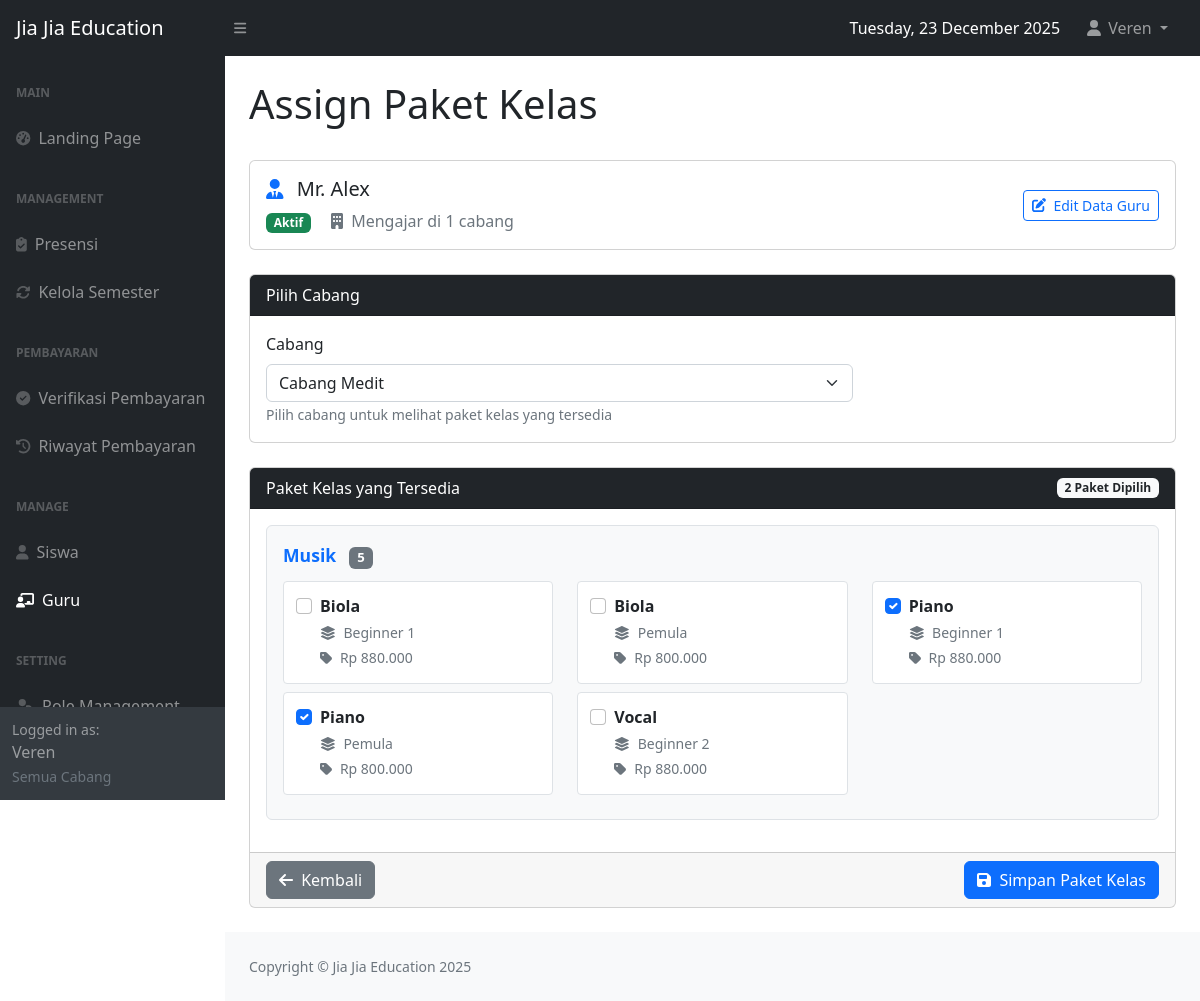
/assignpaket.php?id=10 (signed in), run on the app's committed database.
### tables this page shows
CREATE TABLE `guru` (
  `guru_id` int(11) NOT NULL,
  `nama_guru` varchar(100) NOT NULL,
  `status` enum('aktif','nonaktif','cuti') NOT NULL
);

CREATE TABLE `datales` (
  `datales_id` int(11) NOT NULL,
  `jenistingkat_id` int(11) NOT NULL,
  `cabang_id` int(11) NOT NULL,
  `harga` int(11) NOT NULL
);

CREATE TABLE `jenisles` (
  `jenisles_id` int(11) NOT NULL,
  `name` varchar(100) NOT NULL
);

CREATE TABLE `tipeles` (
  `tipeles_id` int(11) NOT NULL,
  `jenisles_id` int(11) NOT NULL,
  `name` varchar(100) NOT NULL,
  `jumlahpertemuan` int(11) NOT NULL
);

CREATE TABLE `jenistingkat` (
  `jenistingkat_id` int(11) NOT NULL,
  `tipeles_id` int(11) NOT NULL,
  `nama_jenistingkat` varchar(100) NOT NULL
);

### check_login.php (called while the page is built, shortened)
<?php
function getUserFullName() {
    return $_SESSION['full_name'] ?? 'User';
}
?>

### assignpaket.php (the view, shortened to what this page needs)
<?php
require 'check_login.php';
require 'config.php';
$current_user_name = getUserFullName();
$current_user_cabang_name = $_SESSION['cabang_name'] ?? 'Semua Cabang';
$guru_id = (int)$_GET['id'];
try {
    $stmt = $conn->prepare("SELECT guru_id, nama_guru, status FROM guru WHERE guru_id = ?");
    $stmt->bind_param("i", $guru_id);
    $stmt->execute();
    $result = $stmt->get_result();
    $guru_data = $result->fetch_assoc();
} catch (Exception $e) {
    error_log("Database error: " . $e->getMessage());
    header("Location: guru.php?error=database");
    exit();
}
$guru_cabang_list = [];
try {
    $stmt = $conn->prepare("SELECT c.cabang_id, c.nama_cabang
                            FROM cabangguru cg
                            JOIN cabang c ON cg.cabang_id = c.cabang_id
                            WHERE cg.guru_id = ?
                            ORDER BY c.nama_cabang ASC");
    $stmt->bind_param("i", $guru_id);
    $stmt->execute();
    $result = $stmt->get_result();
    while ($row = $result->fetch_assoc()) {
        $guru_cabang_list[] = $row;
    }
} catch (Exception $e) {
    error_log("Error loading cabang: " . $e->getMessage());
}
$selected_cabang_id = null;
if (isset($_GET['selected_cabang_id']) && !empty($_GET['selected_cabang_id'])) {
    $selected_cabang_id = (int)$_GET['selected_cabang_id'];
} elseif (!empty($guru_cabang_list)) {
    $selected_cabang_id = $guru_cabang_list[0]['cabang_id'];
}
$available_paket = [];
if ($selected_cabang_id) {
    try {
        $query = "SELECT d.datales_id,
                         jl.name as nama_jenisles,
                         tl.name as nama_tipe,
                         jt.nama_jenistingkat,
                         d.harga
                  FROM datales d
                  JOIN jenistingkat jt ON d.jenistingkat_id = jt.jenistingkat_id
                  JOIN tipeles tl ON jt.tipeles_id = tl.tipeles_id
                  JOIN jenisles jl ON tl.jenisles_id = jl.jenisles_id
                  WHERE d.cabang_id = ?
                  ORDER BY jl.name ASC, tl.name ASC, jt.nama_jenistingkat ASC";
        $stmt = $conn->prepare($query);
        $stmt->bind_param("i", $selected_cabang_id);
        $stmt->execute();
        $result = $stmt->get_result();
        while ($row = $result->fetch_assoc()) {
            $available_paket[] = $row;
        }
    } catch (Exception $e) {
        error_log("Error loading paket: " . $e->getMessage());
    }
}
$assigned_paket_ids = [];
if ($selected_cabang_id) {
    try {
        $stmt = $conn->prepare("SELECT datales_id FROM guru_datales
                                WHERE guru_id = ? AND cabang_id = ?");
        $stmt->bind_param("ii", $guru_id, $selected_cabang_id);
        $stmt->execute();
        $result = $stmt->get_result();
        while ($row = $result->fetch_assoc()) {
            $assigned_paket_ids[] = $row['datales_id'];
        }
    } catch (Exception $e) {
        error_log("Error loading assigned paket: " . $e->getMessage());
    }
}
$grouped_paket = [];
foreach ($available_paket as $paket) {
    $jenisles = $paket['nama_jenisles'];
    if (!isset($grouped_paket[$jenisles])) {
        $grouped_paket[$jenisles] = [];
    }
    $grouped_paket[$jenisles][] = $paket;
}
?>
<!DOCTYPE html>
<html lang="en">
<head>
    <link href="css/styles.css" rel="stylesheet" />
</head>
<body class="sb-nav-fixed">
    <nav class="sb-topnav navbar navbar-expand navbar-dark bg-dark">
        <a class="navbar-brand ps-3" href="index.php">Jia Jia Education</a>
        <button class="btn btn-link btn-sm order-1 order-lg-0 me-4 me-lg-0" id="sidebarToggle"><i class="fas fa-bars"></i></button>
        <ul class="navbar-nav ms-auto ms-md-0 me-3 me-lg-4">
            <li class="nav-item d-none d-md-flex align-items-center me-3">
                <span class="text-white">
                    <?php
                    echo strftime("%A, %d %B %Y");
                    ?>
                </span>
            </li>
            <li class="nav-item dropdown">
                <a class="nav-link dropdown-toggle" id="navbarDropdown" href="#" role="button" data-bs-toggle="dropdown" aria-expanded="false">
                    <i class="fas fa-user fa-fw"></i> <?php echo htmlspecialchars($current_user_name); ?>
                </a>
            </li>
        </ul>
    </nav>
    <div id="layoutSidenav">
        <div id="layoutSidenav_nav">
            <nav class="sb-sidenav accordion sb-sidenav-dark">
                <div class="sb-sidenav-menu">
                    <div class="nav">
                        <div class="sb-sidenav-menu-heading">Main</div>
                        <a class="nav-link" href="index.php">
                            <div class="sb-nav-link-icon"><i class="fas fa-tachometer-alt"></i></div>
                            Landing Page
                        </a>
                        <div class="sb-sidenav-menu-heading">Management</div>
                        <a class="nav-link" href="absensi.php">
                            <div class="sb-nav-link-icon"><i class="fas fa-clipboard-check"></i></div>
                            Presensi
                        </a>
                        <a class="nav-link" href="kelola_semester.php">
                            <div class="sb-nav-link-icon"><i class="fas fa-sync-alt"></i></div>
                            Kelola Semester
                        </a>
                        <div class="sb-sidenav-menu-heading">Pembayaran</div>
                        <a class="nav-link" href="verifikasi_pembayaran.php">
                            <div class="sb-nav-link-icon"><i class="fas fa-check-circle"></i></div>
                            Verifikasi Pembayaran
                        </a>
                        <a class="nav-link" href="riwayat_pembayaran.php">
                            <div class="sb-nav-link-icon"><i class="fas fa-history"></i></div>
                            Riwayat Pembayaran
                        </a>
                        <div class="sb-sidenav-menu-heading">Manage</div>
                        <a class="nav-link" href="siswa.php">
                            <div class="sb-nav-link-icon"><i class="fas fa-user"></i></div>
                            Siswa
                        </a>
                        <a class="nav-link active" href="guru.php">
                            <div class="sb-nav-link-icon"><i class="fas fa-chalkboard-teacher"></i></div>
                            Guru
                        </a>
                        <div class="sb-sidenav-menu-heading">Setting</div>
                        <a class="nav-link" href="role.php">
                            <div class="sb-nav-link-icon"><i class="fas fa-user-tag"></i></div>
                            Role Management
                        </a>
                    </div>
                </div>
                <div class="sb-sidenav-footer">
                    <div class="small">Logged in as:</div>
                    <?php echo htmlspecialchars($current_user_name); ?><br>
                    <small class="text-muted"><?php echo htmlspecialchars($current_user_cabang_name); ?></small>
                </div>
            </nav>
        </div>
        <div id="layoutSidenav_content">
            <main>
                <div class="container-fluid px-4">
                    <h1 class="mt-4">Assign Paket Kelas</h1>
                    <br>
                    <div class="card mb-4">
                        <div class="card-body">
                            <div class="row align-items-center">
                                <div class="col-md-8">
                                    <h5 class="mb-2">
                                        <i class="fas fa-user-tie text-primary me-2"></i>
                                        <?php echo htmlspecialchars($guru_data['nama_guru']); ?>
                                    </h5>
                                    <p class="mb-0 text-muted">
                                        <span class="badge bg-<?php echo ($guru_data['status'] == 'aktif') ? 'success' : ($guru_data['status'] == 'cuti' ? 'warning' : 'secondary'); ?>">
                                            <?php echo htmlspecialchars(ucfirst($guru_data['status'])); ?>
                                        </span>
                                        <span class="ms-3">
                                            <i class="fas fa-building me-1"></i>
                                            Mengajar di <?php echo count($guru_cabang_list); ?> cabang
                                        </span>
                                    </p>
                                </div>
                                <div class="col-md-4 text-end">
                                    <a href="editguru.php?id=<?php echo $guru_id; ?>" class="btn btn-outline-primary btn-sm">
                                        <i class="fas fa-edit me-1"></i> Edit Data Guru
                                    </a>
                                </div>
                            </div>
                        </div>
                    </div>
                    <?php if (!empty($guru_cabang_list)): ?>
                    <div class="card mb-4">
                        <div class="card-header bg-dark text-white">
                            Pilih Cabang
                        </div>
                        <div class="card-body">
                            <form method="GET" id="formSelectCabang">
                                <div class="row align-items-end">
                                    <div class="col-md-8">
                                        <label class="form-label">Cabang</label>
                                        <select class="form-select" name="selected_cabang_id" id="selectCabang" onchange="this.form.submit()">
                                            <?php foreach ($guru_cabang_list as $cabang): ?>
                                            <option value="<?php echo $cabang['cabang_id']; ?>"
                                                    <?php echo ($selected_cabang_id == $cabang['cabang_id']) ? 'selected' : ''; ?>>
                                                <?php echo htmlspecialchars($cabang['nama_cabang']); ?>
                                            </option>
                                            <?php endforeach; ?>
                                        </select>
                                        <small class="text-muted">Pilih cabang untuk melihat paket kelas yang tersedia</small>
                                    </div>
                                </div>
                            </form>
                        </div>
                    </div>
                    <?php if ($selected_cabang_id && !empty($available_paket)): ?>
                    <form method="POST" id="formAssignPaket">
                        <div class="card mb-4">
                            <div class="card-header bg-dark text-white d-flex justify-content-between align-items-center">
                                <span>
                                    Paket Kelas yang Tersedia
                                </span>
                                <span class="badge bg-light text-dark" id="selectedCount">
                                </span>
                            </div>
                            <div class="card-body">
                                <?php if (!empty($grouped_paket)): ?>
                                    <?php foreach ($grouped_paket as $jenisles => $paket_list): ?>
                                    <div class="paket-group">
                                        <div class="paket-group-title">
                                            <?php echo htmlspecialchars($jenisles); ?>
                                            <span class="badge bg-secondary ms-2"><?php echo count($paket_list); ?></span>
                                        </div>
                                        <div class="row">
                                            <?php foreach ($paket_list as $paket): ?>
                                            <div class="col-md-6 col-lg-4">
                                                <div class="paket-item <?php echo in_array($paket['datales_id'], $assigned_paket_ids) ? 'selected' : ''; ?>"
                                                     data-paket-id="<?php echo $paket['datales_id']; ?>">
                                                    <div class="form-check">
                                                        <input class="form-check-input paket-checkbox"
                                                               type="checkbox"
                                                               name="paket_ids[]"
                                                               value="<?php echo $paket['datales_id']; ?>"
                                                               id="paket_<?php echo $paket['datales_id']; ?>"
                                                               <?php echo in_array($paket['datales_id'], $assigned_paket_ids) ? 'checked' : ''; ?>
                                                               onchange="updateCounter()">
                                                        <label class="form-check-label w-100" for="paket_<?php echo $paket['datales_id']; ?>">
                                                            <strong><?php echo htmlspecialchars($paket['nama_tipe']); ?></strong>
                                                            <div class="paket-details">
                                                                <i class="fas fa-layer-group me-1"></i>
                                                                <?php echo htmlspecialchars($paket['nama_jenistingkat']); ?>
                                                            </div>
                                                            <div class="paket-details">
                                                                <i class="fas fa-tag me-1"></i>
                                                                Rp <?php echo number_format($paket['harga'], 0, ',', '.'); ?>
                                                            </div>
                                                        </label>
                                                    </div>
                                                </div>
                                            </div>
                                            <?php endforeach; ?>
                                        </div>
                                    </div>
                                    <?php endforeach; ?>
                                <?php endif; ?>
                            </div>
                            <div class="card-footer">
                                <div class="d-flex justify-content-between">
                                    <a href="guru.php" class="btn btn-secondary">
                                        <i class="fas fa-arrow-left me-1"></i> Kembali
                                    </a>
                                    <button type="submit" class="btn btn-primary">
                                        <i class="fas fa-save me-1"></i> Simpan Paket Kelas
                                    </button>
                                </div>
                            </div>
                        </div>
                    </form>
                    <?php endif; ?>
                    <?php endif; ?>
                </div>
            </main>
            <footer class="py-4 bg-light mt-auto">
                <div class="container-fluid px-4">
                    <div class="d-flex align-items-center justify-content-between small">
                        <div class="text-muted">Copyright &copy; Jia Jia Education <?php echo date('Y'); ?></div>
                    </div>
                </div>
            </footer>
        </div>
    </div>
</body>
</html>

### data on the page
guru: nama_guru "Mr. Alex", status "Aktif"
datales: jenisles.name "Musik", count($paket_list) "5", tipeles.name "Vocal", jenistingkat.nama_jenistingkat "Beginner 2", harga "880.000"
datales: tipeles.name "Biola", jenistingkat.nama_jenistingkat "Beginner 1", harga "880.000"
datales: tipeles.name "Biola", jenistingkat.nama_jenistingkat "Pemula", harga "800.000"
datales: datales_id "☑", tipeles.name "Piano", jenistingkat.nama_jenistingkat "Beginner 1", harga "880.000"
datales: datales_id "☑", tipeles.name "Piano", jenistingkat.nama_jenistingkat "Pemula", harga "800.000"

### other printed values
strftime("%A, %d %B %Y") "Tuesday, 23 December 2025"
$current_user_name "Veren"
$current_user_cabang_name "Semua Cabang"
count($guru_cabang_list) "1"
form field selected_cabang_id "Cabang Medit"
